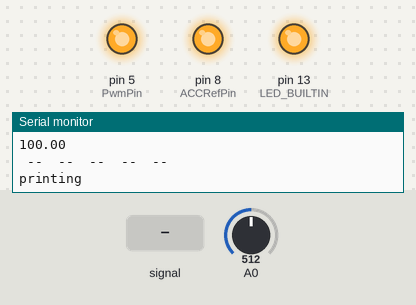
Recording of a sketch running on a simulated Arduino Uno, built with avr-gcc and run on an emulated ATmega328P. Parts: output pins drawn as LEDs (lit = HIGH), the last lines printed to the serial monitor. Dashed ring = blinking. The inputs (shaded band) are chosen by the test bench; at power-on: A0 = 512.

Above: at 1.2 s.
1.3 s: A0 fed a 200 Hz sine of ±255 counts around its level
At 2.05 s:
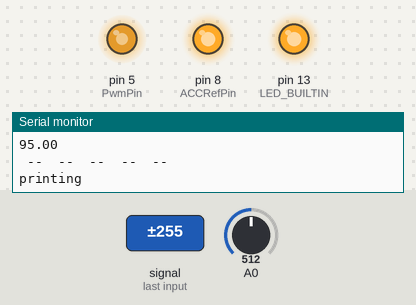
4.0 s: A0 set to 122
At 4.15 s:
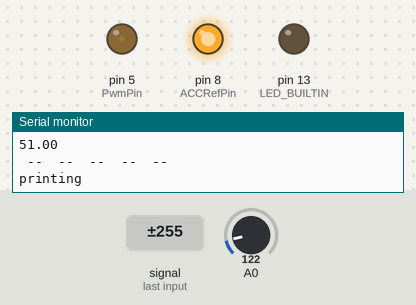
7.0 s: A0 set to 306
At 8.45 s:
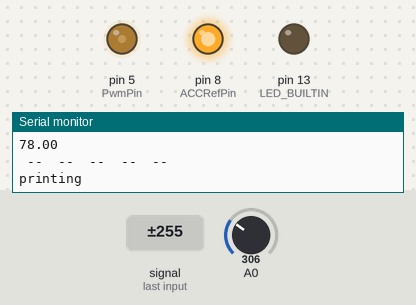
10.0 s: A0 fed a 2 Hz sine of ±306 counts around its level
At 10.75 s:
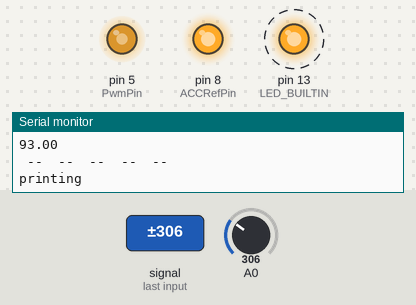
13.0 s: A0 set to 511
At 13.15 s:
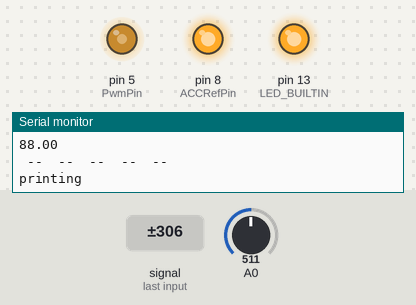
Timing chart, 0 to 16.0 s (numbered marks = the images above; inputs shaded):
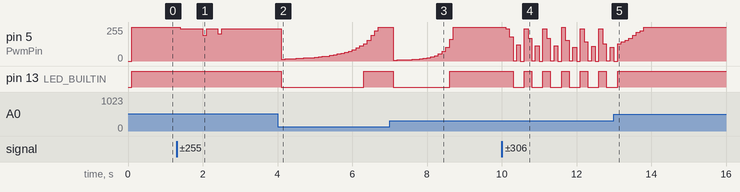

The sketch:

music_controller.ino
```cpp
#include "math_.h"
#include "constants.h"
#include "Buttons.h"
#include "pins.h"
#include "logger.h"
#include "run_vars.h"
#include "smoother.h"

PinOrganizer pins = PinOrganizer();
RunVariables runVars = RunVariables();
DebugLogger logger = DebugLogger(PRINT_INTERVAL, true);//pass true or remove false to enable
Smoother smoother = Smoother();
Constants* c;


int lastOutputTime = 0;

void setup() {
	Serial.begin(74880);//Sets baud rate, enabling printing to computer when connected via USB

	if (LIGHT_TYPE == 0)
		c = new LEDConstants();
	else
		c = new VacuumLampConstants();

	ButtonManager bm = ButtonManager(pins, *c);
	logger.print("Hello", 0);
	logger.print("World", 1);
	logger.flushPrintBuffer();
	logger.clear();
}

void loop() {
	runVars.maxMicVal -= c->minMaxDecay;

	runVars.rawMicVal = abs(readMicAmplitude(pins.MicPin));

	smoother.Collect(runVars.rawMicVal);

	int currentTime = millis();

	if (currentTime - runVars.lastAverageTime >= runVars.averageInterval)//Throttle to avoid lag. Not sure if this is necessary, but summing over a potentially large array might be relatively expensive for the little Arduino that could.
	{
		//bm.Update(currentTime);
		runVars.smoothedMicVal = smoother.GetAverage();
		runVars.lastAverageTime = currentTime;
	}


	if (currentTime - lastOutputTime >= OUTPUT_INTERVAL)
	{
		if (runVars.smoothedMicVal > runVars.maxMicVal)
			runVars.maxMicVal = runVars.smoothedMicVal;

		if (runVars.maxMicVal - runVars.minMicVal < c->mingap)
			runVars.maxMicVal = runVars.minMicVal + c->mingap;

		float val = c->WriteToLight(pins.PwmPin, runVars.smoothedMicVal, runVars.minMicVal, runVars.maxMicVal, c->minBrightness, c->maxBrightness);
		analogWrite(LED_BUILTIN, val);
		runVars.lastOutputTime = currentTime;
		lastOutputTime = currentTime;

	}

	logger.Update(currentTime);
}
```

Buttons.h
```cpp
#pragma once
#include "constants.h"
#include "pins.h"
#include "config.h"
#include <Arduino.h>

class ButtonManager
{
public:
	PinOrganizer Pins;
	Constants* CurrentConstants;

private:
	float lastReadTime = 0;

public:
	ButtonManager(const PinOrganizer pins, Constants& constants);

	void Update(float currentTime);


};
```

buttons.cpp
```cpp
#include "buttons.h"

ButtonManager::ButtonManager(const PinOrganizer pins, Constants& constants)
{
	Pins = pins;
	CurrentConstants = &constants;//Side effects, I know, but this is a toy arduino example in pseudo cpp so I'm going with it
}

void ButtonManager::Update(float currentTime)
{
	if (currentTime - lastReadTime >= BUTTON_READ_INTERVAL)
	{
		if (digitalRead(Pins.IncrementBrightnessPin) == LOW)//The cheapo switchboard I'm using opens the circuit on press, you may need to switch to LOW for your application
		{
			CurrentConstants->maxBrightness = int(CurrentConstants->maxBrightness + 1) % 100;
		}
		lastReadTime = currentTime;
	}
}
```

constants.cpp
```cpp
#include "constants.h"

float Constants::WriteToLight(int pin, float rawPinValue, float minAmp, float maxAmp, float minBrightness, float maxBrightness)
{
	//minBrightness and maxBrightness are the uncorrected brightness scale, start with 0, 100 and experiment
	//minAmp and maxAmp are the current time window average amplitude range, adjusted to keep the light responsive.

	//For LED:
	//0-100 seem to work

	//For the vac-lamp,
	//max brightness should be reduced to keep within range.
	//A value of 40 for max brightness seems to work remarkably well for 12" lamps

	float normed = mapValue(rawPinValue, minAmp, maxAmp, minBrightness, maxBrightness);
	float out = Correction(normed);
	analogWrite(pin, out);
	return out;
}


LEDConstants::LEDConstants()
{
	maxBrightness = 100;
}

float LEDConstants::Correction(float rawValue)
{	//remaps 0-100 to a function on 0-255
	//[0,255] corresponds to valid DigitalWrite PWM duty cycle value range
	//The function is exponential to correct for human brightness perception
	//Hint: for rawValue=0, returns 0. For rawValue = 100, returns 255
	Serial.println(rawValue);
	return exp(.055452*rawValue) - 1;
}

VacuumLampConstants::VacuumLampConstants()
{
	maxBrightness = 100;//I noticed that as voltage V is increased from 0, vacuum lamps start at a point in the center
					   //and ionize progressively outwards, l(V) = aV + V_b approximately. I abuse the HV transformers that
					   //power the lamps, powering them with PWM identical to LEDs. I speculate PWM proportionally regulates
					   //HV output V.

}

float VacuumLampConstants::Correction(float rawValue)
{
	//I've modified the correction function to have a more gradual come on and emphasize the partially lit effect.
	//If you plot this function and the one for LEDConstants, you'll see the difference!

	//Note: my arduino died before I could test this particular equation.
	Serial.println(rawValue);
	return .001*exp(.12453*rawValue) - 1;
}
```

constants.h
```cpp
#pragma once
#include <math.h>
#include "math_.h"

//Pretend this class is abstract. Not supported in this arduino c++
class Constants
{
public:
	float rawValue = 1;
	float increment = .01;//bit of 255 pulse width
	bool increasing = 1;

	float minMaxDecay = .01;//Adds or subtracts this value on every loop to ensure tight envelope

	float minBrightness = 0;
	float maxBrightness = 100;

	int rawMicVal = 0;
	float light_mic_val = 0;

	float mingap = .06;//In volts here, but watch out, converted in setup()

	float outputThresholdVolts = .1;//Increases apparent responsiveness by keeping light off during transient quiet parts

protected:
	Constants()
	{

	}
	virtual float Correction(float rawValue)
	{
		//This shouldn't need a definition with a proper abstract class, but the compiler complains.
		//Putting this here allows convenient adjustment for different brightness output curves
		Serial.println(rawValue);
	}

public:
	float WriteToLight(int pin, float rawPinValue, float minAmp, float maxAmp, float minBrightness, float maxBrightness);
};

class VacuumLampConstants : public Constants
{
public:
	VacuumLampConstants();

	float Correction(float rawValue);
};

class LEDConstants : public Constants
{
public:
	LEDConstants();

	float Correction(float rawValue);
};
```

logger.cpp
```cpp
#include "logger.h"
#pragma once


DebugLogger::DebugLogger(float printInterval, bool enabled = true)
{
	Enabled = enabled;
	PrintInterval = printInterval;
}

void DebugLogger::Update(float currentTime)
{
	if (currentTime - lastPrintTime >= PrintInterval)
	{
		flushPrintBuffer();
		lastPrintTime = currentTime;

		Serial.println("printing");
	}
}

void DebugLogger::print(float val, int index)
{
	printBuffer[index] = String(val);
}

void DebugLogger::print(String val, int index)
{
	printBuffer[index] = val;
}

void DebugLogger::print(float val, String title, int index)
{
	printBuffer[index] = title + ": " + String(val);
}

void DebugLogger::flushPrintBuffer()
{
	if (Enabled)
	{
		String output = " -- ";
		for (int i = 0; i < printBufferLength; i++)
		{
			output += printBuffer[i] + " -- ";
		}
		Serial.println(output);
	}
}

void DebugLogger::clear()
{
	for (int i = 0; i < printBufferLength; i++)
	{
		printBuffer[i] = "";
	}
}
```

logger.h
```cpp
#pragma once
#include <WString.h>
#include <HardwareSerial.h>
#define PRINT_BUFFER_LENGTH 4


class DebugLogger
{
	//Clean ish (i.e. hack) way to print additional material
	//Prints each element of printBuffer into a corresponding column specified by index.
	//Remember to call flushPrintBuffer() to actually print to the screen!
public:

	float PrintInterval;
	int lastPrintTime = 0;
	bool Enabled;

private:
	int printBufferLength = PRINT_BUFFER_LENGTH;
	String printBuffer[PRINT_BUFFER_LENGTH];

public:
	DebugLogger(float printInterval, bool enabled = true);

	void Update(float currentTime);

	void print(float val, int index);

	void print(String val, int index);

	void print(float val, String title, int index);

	void flushPrintBuffer();

	void clear();

};
```

math_.cpp
```cpp
#include "math_.h"

float correction(float rawValue)
{	//remaps 0-100 to a function on 0-255
	//[0,255] corresponds to valid DigitalWrite PWM duty cycle value range
	//The function is exponential to correct for human brightness perception
	//Hint: for rawValue=0, returns 0. For rawValue = 100, returns 255

	return exp(.055452*rawValue) - 1;
}


float sample(int pin, int duration)
{
	//I'm pretty sure this blocks for int duration every time it works....heh
	//Need multithreading - looks fine to the human eye though. Just be careful with larger values
	//or the light could start to lag. Idea: implement delay?
	int startMillis = millis();
	unsigned int signalMax = 0;
	unsigned int signalMin = 1024;

	// collect data for 50 mS
	while (millis() - startMillis < duration)
	{
		int val = analogRead(0);
		if (val < 1024)  // toss out spurious readings
		{
			if (val > signalMax)
			{
				signalMax = val;  // save just the max levels
			}
			else if (val < signalMin)
			{
				signalMin = val;  // save just the min levels
			}
		}
	}

}

float readMicAmplitude(int pin)
{
	//256 represents min amplitude, 0 represents max. Boy was this a headache to figure out empirically
	return float(analogRead(pin) - 256);
}

int mapValue(int val)
{
	//maps 0-1023 to 0-100
	//I should probably do 0-99?
	float v = float(val);

	return 101.0 / 1024.0*(1023.0 - v);
	//(max2-min2)/(max1-min1)*v + min2-min1; max2 and min2 correspond to the output scale

}

int mapValue(int val, float min_, float max_)
{
	//maps [min_, max_] to [0, 100]
	float v(val);
	return (val - min_)*(100) / (max_ - min_);
}

int mapValue(int val, float min_, float max_, float newMin, float newMax)
{
	//maps [min_, max_] to [newMin, newMax]
	float v(val);
	return (val - min_)*(newMax-newMin) / (max_ - min_) + newMin;
}


float toVolts(int val)
{
	return float(val) * 5 / 1024;

}

float toVolts(float val)
{
	return val * 5 / 1024;

}

float fromVolts(float val)
{
	return val * 1024 / 5;
}
```

math_.h
```cpp
#pragma once

#if defined(ARDUINO) && ARDUINO >= 100
	#include "Arduino.h"
#else
	#include "WProgram.h"
#endif

float correction(float rawValue);

float readMicAmplitude(int pin);

int mapValue(int val);

int mapValue(int val, float min_, float max_);

int mapValue(int val, float min_, float max_, float newMin, float newMax);

float writeToLight(int pin, float rawPinValue, float minAmp, float maxAmp, float minBrightness, float maxBrightness);

float toVolts(int val);

float toVolts(float val);

float fromVolts(float val);
```

run_vars.h
```cpp
#pragma once
class RunVariables
{
	//For readability, centralized location for misc values
public:
	int lastAverageTime = 0;
	int averageInterval = 25;

	float smoothedMicVal = 0;

	float minMicVal = 0;
	float maxMicVal = 0;

	int rawMicVal = 0;
	float light_mic_val = 0;

	float lastOutputTime = 0;
};
```

smoother.cpp
```cpp
#include "smoother.h"

void Smoother::Collect(float val)
{
	//Really just cycles the array
	_smootherArray[(_smootherIndex)] = val;

	(_smootherIndex) += 1;

	_smootherIndex = _smootherIndex % _smootherLength;

}

float Smoother::GetAverage()
{
	float sum = 0;

	for (int i = 0; i < _smootherLength; i++)
	{
		sum += _smootherArray[i];

	}
	//print(arr[6],0);
	return sum / _smootherLength;
}


//=====================================
//Smoother_alt
//=====================================
Smoother_alt::Smoother_alt(int size)
{
	_smootherArray = new float[SMOOTHER_LENGTH];
	this->_size = size;
}

void Smoother_alt::Collect(float val)
{
	//Really just cycles the array
	*(_start + _currentIndex) = val;
	_currentIndex = ++_currentIndex % _size;

}

Smoother_alt::~Smoother_alt()
{
	delete[] _smootherArray;
}

float Smoother_alt::GetSize()
{
	return _size;
}

void Smoother_alt::SetSize(int size)
{
	//Being able to set size at runtime is sort of overkill in this application,
	//but a demonstration of useful getters/setters
	if (size > 0 && size <= _smootherLength)
	{
		_size = size;
		_start = &_smootherArray[_smootherLength - _size];
		_currentIndex = _currentIndex % _size;//This might disrupt the order of the array temporarily, but that's fine in this application
	}
	else if (size > _smootherLength)//Resize the underlying arrray
	{
		_smootherLength = size;
		_size = size;

		delete[] _smootherArray;//Free up now unused memory
		_smootherArray = new float[size];//Reallocate new array
	}
	else
	{
		//Normally I'd throw an exception, but I don't think there is a meaningful way to handle errors on an arduino.
	}
}

float Smoother_alt::GetAverage()
{
	float sum = 0;
	//Unfortunately, arduino cpp does not support iterators, so some custom pointer math here
	for (auto i = _start; i != (_smootherArray + _smootherLength); i++)
	{
		sum += *i;

	}
	//print(arr[6],0);
	return sum / _size;
}
```

smoother.h
```cpp
#pragma once
#include "config.h"

//This is just a cyclical array
class Smoother
{
private:
	int _smootherLength = SMOOTHER_LENGTH;
	float _smootherArray[SMOOTHER_LENGTH];
	int _smootherIndex = 0;

public:
	void Collect(float val);

	float GetAverage();

};


//Alternative, resizable implementation, where I can show off my fancy pointer skills
//Of course, in real c++ I'd be using modern SmartPtr(s)
class Smoother_alt
{
private:
	int _smootherLength = SMOOTHER_LENGTH;
	float* _smootherArray;
	int _currentIndex = 0;

	//Sort of a hack. Instead of reallocating the array on resize, we save cycles and simply adjust
	//the bounds that are used to calculate the average. Downside is that max size is limited at compile time, though
	//we could add a true resize method.
	int _size;
	float* _start;
public:
	Smoother_alt(int size);

	void Collect(float val);

	float GetAverage();

	float GetSize();

	void SetSize(int size);

	~Smoother_alt();
};
```

config.h
```cpp
#pragma once
constexpr int OUTPUT_INTERVAL = 100;
constexpr int PRINT_INTERVAL = 100;
constexpr int SMOOTHER_LENGTH = 150;
constexpr int BUTTON_READ_INTERVAL = 100;

constexpr int LIGHT_TYPE = 0;//0 for LED, 1 for Vacuum lamp


//In other applications, I'll typically create config classes, like the one below.
//This way I can still keep all the config in one place, while using inheritance to create specialized configs
//(e.g. for debug or different microcontrollers), and further organize configs into nested classes
class Config
{
public:
	int OutputInterval = 100;
	int PrintInterval = 100;
	int SmootherLength = 150;
	int ButtonReadInterval = 100;
};
```

pins.cpp
```cpp
#include "pins.h"
PinOrganizer::PinOrganizer()
{
	pinMode(PwmPin, OUTPUT);
	pinMode(MicPin, OUTPUT);

	pinMode(ACCRefPin, OUTPUT);
	digitalWrite(ACCRefPin, HIGH);

	pinMode(IncrementBrightnessPin, INPUT);
}
```

pins.h
```cpp
#pragma once
#include <Arduino.h>

class PinOrganizer
{
public:
	int PwmPin = 5;
	int MicPin = 0;

	int IncrementBrightnessPin = 12;
	int ACCRefPin = 8;//Just an extra power source for button logic

	//Unused currently
	int DecrementPin = 3;

	PinOrganizer();

};
```

Measured:
- after the input at 1.3 s, pin 5 (PwmPin): 255/255 → 241/255 after 0.10 s, → 193/255 0.60 s later, → 241/255 0.10 s later, → 204/255 0.30 s later, … (5 changes in this stretch)
- after the input at 4.0 s, pin 13 (LED_BUILTIN): HIGH → LOW after 0.10 s, → HIGH 2.2 s later
- after the input at 7.0 s, pin 5 (PwmPin): 255/255 → 7/255 after 0.10 s, → 8/255 0.10 s later, → 9/255 0.10 s later, → 11/255 0.20 s later, … (16 changes in this stretch); pin 13 (LED_BUILTIN): HIGH → LOW after 0.10 s, → HIGH 1.5 s later
- after the input at 13.0 s, pin 13 (LED_BUILTIN): goes on until 13.1 s, then stays HIGH
